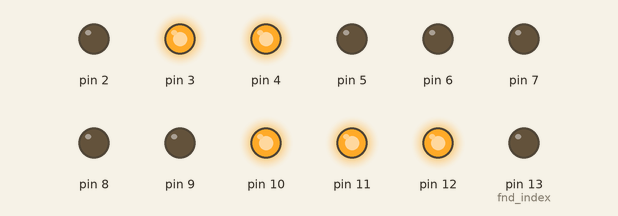
Simulated run of this sketch. Board: Arduino Uno, built with avr-gcc and run on an emulated ATmega328P. Shown: output pins drawn as LEDs (lit = HIGH).

Above: at 5.0 s.
At 10.05 s:
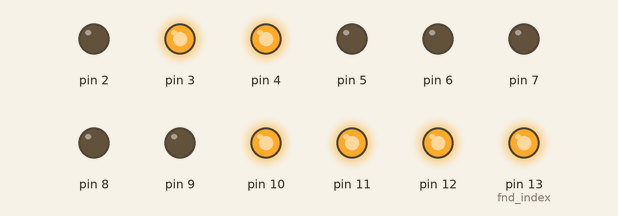
At 15.1 s:
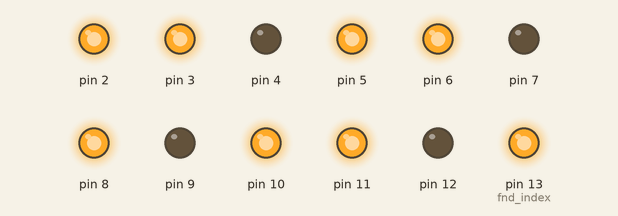
At 20.15 s:
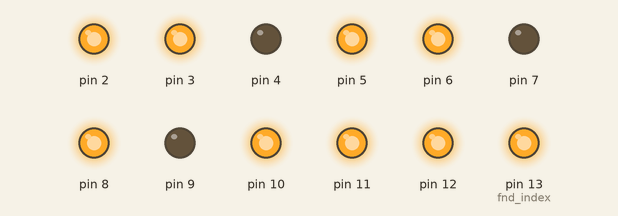
At 25.2 s:
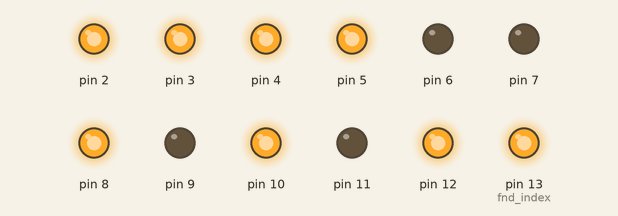
At 35.3 s:
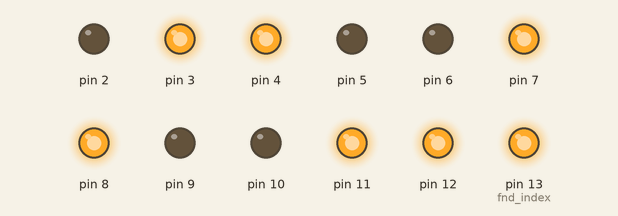
Timing chart, 0 to 46.5 s (numbered marks = the images above):
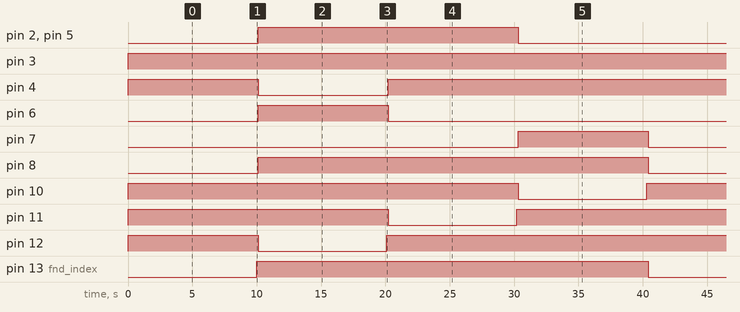

The sketch:

AR03_4digit.ino
```cpp
/*
 예제 4.5.1
 4-digit FND로 0000~9999 숫자 표시하기
*/

// 0~9까지 LED 표시를 위한 상수
const byte number[10] = {
  //dot  gfedcba
  B00111111,	//0
  B00000110,	//1
  B01011011,	//2
  B01001111,	//3
  B01100110,	//4
  B01101101,	//5
  B01111101,	//6
  B00000111,	//7
  B01111111,	//8
  B01101111,	//9
};

// 표시할 숫자 변수
int count = 1;
int fnd_index=13;

void setup()
{
  // 2~9번 핀을 a b c d e f g dot 의 순서로 사용한다.
  // 10~13번 핀을 Digit 1~4 의 순서로 사용한다.
  for(int i = 2; i<=13;++i){
    pinMode(i,OUTPUT);
  }

  // 4 digit와 연결된 10~13번핀에 모두 LOW 신호를 줘서 점등시킨다
  for(int i =10; i<=13; ++i){
    digitalWrite(i,HIGH);
  }


}

void loop()
{

  digitalWrite(fnd_index, LOW);

  fndDisplay(count);

  delay(10000);

  digitalWrite(fnd_index, HIGH);

  if(count >=4){
    count =1;
    fnd_index=13;
  }
  else {
    count++;
    fnd_index--;
  }

  delay(100);


}
void fndDisplay(int displayValue){
  // bitValue 변수를 선언한다.
  boolean bitValue;

  // 2~9번핀에 모두 LOW 신호를 줘서 소등시킨다.
  for(int i=2; i<=9; ++i){
    digitalWrite(i, LOW);
  };

  for(int i=0; i<=7; ++i){
  // number 상수의 하나의 비트값을 읽는다.
    bitValue =bitRead(number[displayValue],i);
  // 앞서 읽은 비트값을 2~9번핀에 출력시킨다.
  digitalWrite(i+2,bitValue);

  };
}
```

Measured:
- by itself, pin 2, pin 5: alternates HIGH for 20.2 s and LOW for 20.2 s
- by itself, pin 3: LOW → HIGH at 0.00 s
- by itself, pin 4: repeats every 40.4 s: LOW 10.1 s, HIGH 30.3 s
- by itself, pin 6, pin 7: alternates HIGH for 10.1 s and LOW for 30.3 s
- by itself, pin 8: alternates HIGH for 30.3 s and LOW for 10.1 s
- by itself, pin 10–12, pin 13 (fnd_index): alternates HIGH for 30.4 s and LOW for 10.0 s
